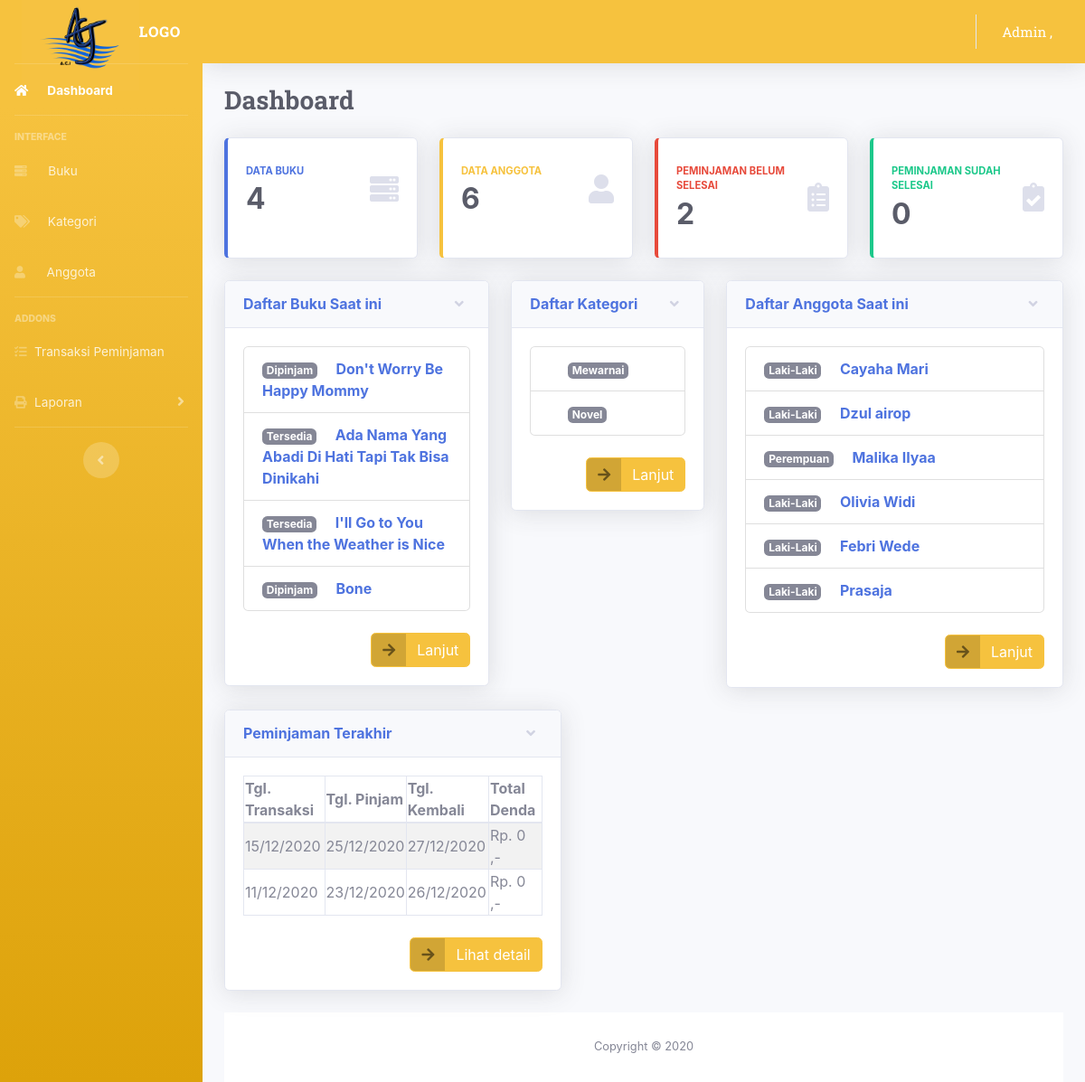
Screenshot of /index.php/admin with the database file from the repository.
### tables this page shows
CREATE TABLE `buku` (
  `id_buku` int(5) NOT NULL,
  `id_kategori` int(5) NOT NULL,
  `judul_buku` varchar(50) NOT NULL,
  `pengarang` varchar(35) NOT NULL,
  `thn_terbit` date NOT NULL,
  `penerbit` varchar(50) NOT NULL,
  `isbn` varchar(20) NOT NULL,
  `jumlah_buku` int(3) NOT NULL,
  `lokasi` enum('Rak 1','Rak 2','Rak 3') NOT NULL,
  `gambar` varchar(220) NOT NULL,
  `tgl_input` date NOT NULL,
  `status_buku` enum('1','0') NOT NULL
);

CREATE TABLE `kategori` (
  `id_kategori` int(15) NOT NULL,
  `nama_kategori` varchar(50) NOT NULL
);

CREATE TABLE `anggota` (
  `id_anggota` int(11) NOT NULL,
  `nama_anggota` varchar(50) NOT NULL,
  `gender` enum('Laki-Laki','Perempuan') NOT NULL,
  `no_telp` varchar(20) NOT NULL,
  `alamat` varchar(50) NOT NULL,
  `email` varchar(30) NOT NULL,
  `password` varchar(20) NOT NULL
);

CREATE TABLE `transaksi` (
  `id_pinjam` int(11) NOT NULL,
  `tgl_pencatatan` datetime NOT NULL,
  `id_anggota` int(4) NOT NULL,
  `id_buku` int(4) NOT NULL,
  `tgl_pinjam` date NOT NULL,
  `tgl_kembali` date NOT NULL,
  `denda` double NOT NULL,
  `tgl_pengembalian` date NOT NULL,
  `total_denda` double NOT NULL,
  `status_pengembalian` varchar(20) NOT NULL,
  `status_peminjaman` varchar(20) NOT NULL
);

### application/controllers/Admin.php (called while the page is built, shortened)
<?php
class Admin extends CI_Controller
{
function index(){
$data['transaksi'] = $this->db->query("select * from transaksi order by id_pinjam
desc limit 10")->result();
$data['anggota'] = $this->db->query("select * from anggota order by id_anggota
desc limit 10")->result();
$data['buku'] = $this->db->query("select * from buku order by id_buku desc
limit 10")->result();
$data['kategori'] = $this->db->query("select * from kategori order by id_kategori desc
limit 10")->result();
$this->load->view('admin/header');
$this->load->view('admin/index',$data);
$this->load->view('admin/footer');
}
}
?>

### index.php (called while the page is built, shortened)
<?php
require_once BASEPATH.'core/CodeIgniter.php';

### application/models/M_perpus.php (called while the page is built, shortened)
<?php
class M_perpus extends CI_model
{
	function edit_data($where,$table)
	{
		return $this->db->get_where($table,$where);
	}
	function get_data($table)
	{
		return $this->db->get($table);
	}
}
?>

### application/views/admin/index.php (the view, shortened to what this page needs)
        <div class="container-fluid">
          <div class="d-sm-flex align-items-center justify-content-between mb-4">
            <h1 class="h3 mb-0 font-weight-bold text-gray-800" style="font-family: 'Roboto Slab', serif;">Dashboard</h1>
          </div>
          <div class="row">
            <div class="col-xl-3 col-md-6 mb-4">
              <a href="<?php echo base_url().'admin/buku' ?>" style="text-decoration: none;">
              <div class="card border-left-primary shadow h-100 py-2">
                <div class="card-body">
                  <div class="row no-gutters align-items-center">
                    <div class="col mr-2">
                      <div class="text-xs font-weight-bold text-primary text-uppercase mb-1">DATA BUKU</div>
                      <div class="h2 mb-0 font-weight-bold text-gray-800"><?php echo $this->M_perpus->get_data('buku')->num_rows(); ?></div>
                    </div>
                    <div class="col-auto">
                      <i class="fas fa-server fa-2x text-gray-300"></i>
                    </div>
                  </div>
                </div>
              </div>
            </a>
            </div>
            <div class="col-xl-3 col-md-6 mb-4">
               <a href="<?php echo base_url().'admin/anggota' ?>" style="text-decoration: none;">
              <div class="card border-left-warning shadow h-100 py-2">
                <div class="card-body">
                  <div class="row no-gutters align-items-center">
                    <div class="col mr-2">
                      <div class="text-xs font-weight-bold text-warning text-uppercase mb-1">DATA ANGGOTA</div>
                      <div class="h2 mb-0 font-weight-bold text-gray-800"><?php echo $this->M_perpus->get_data('anggota')->num_rows(); ?></div>
                    </div>
                    <div class="col-auto">
                      <i class="fas fa-user fa-2x text-gray-300"></i>
                    </div>
                  </div>
                </div>
              </div>
            </a>
            </div>
            <div class="col-xl-3 col-md-6 mb-4">
               <a href="<?php echo base_url().'admin/peminjaman' ?>" style="text-decoration: none;">
              <div class="card border-left-danger shadow h-100 py-2">
                <div class="card-body">
                  <div class="row no-gutters align-items-center">
                    <div class="col mr-2">
                      <div class="text-xs font-weight-bold text-danger text-uppercase mb-1">Peminjaman belum selesai</div>
                      <div class="row no-gutters align-items-center">
                        <div class="col-auto">
                          <div class="h2 mb-0 mr-3 font-weight-bold text-gray-800"><?php echo $this->M_perpus->edit_data(array('status_peminjaman'=>0),'transaksi')->num_rows(); ?></div>
                        </div>
                      </div>
                    </div>
                    <div class="col-auto">
                      <i class="fas fa-clipboard-list fa-2x text-gray-300"></i>
                    </div>
                  </div>
                </div>
              </div>
            </a>
            </div>
            <div class="col-xl-3 col-md-6 mb-4">
               <a href="<?php echo base_url().'admin/transaksi_selesai' ?>" style="text-decoration: none;">
              <div class="card border-left-success shadow h-100 py-2">
                <div class="card-body">
                  <div class="row no-gutters align-items-center">
                    <div class="col mr-2">
                      <div class="text-xs font-weight-bold text-success text-uppercase mb-1">Peminjaman Sudah selesai</div>
                      <div class="h2 mb-0 font-weight-bold text-gray-800"><?php echo $this->M_perpus->edit_data(array('status_peminjaman'=>1),'transaksi')->num_rows(); ?></div>
                    </div>
                    <div class="col-auto">
                      <i class="fas fa-clipboard-check fa-2x text-gray-300"></i>
                    </div>
                  </div>
                </div>
              </div>
            </div>
          </div>
          <div class="row">
               <div class="col-lg-4">
              <div class="card shadow mb-4">
                <a href="#buku" class="d-block card-header py-3" data-toggle="collapse" role="button" aria-expanded="true" aria-controls="buku">
                  <h6 class="m-0 font-weight-bold text-primary">Daftar Buku Saat ini</h6>
                </a>
                <div class="collapse show" id="buku">
                  <div class="card-body">
                  <div class="panel-body">
                          <div class="list-group">
                            <?php foreach ($buku as $b) { ?>
                              <a href="#" class="list-group-item" style="text-decoration: none;">
                                <span class="badge badge-secondary"><?php if($b->status_buku==1){echo "Tersedia";} else{echo "Dipinjam";} ?></span>&emsp;
                                <span class="m-0 font-weight-bold text-primary"><?php echo $b->judul_buku; ?></span>
                              </a>
                            <?php } ?>
                          </div>
                          <br>
                          <div class="text-right">
                              <a href="<?php echo base_url().'admin/buku' ?>" class="btn btn-warning btn-icon-split">
                              <span class="icon text-black-50">
                                <i class="fas fa-arrow-right"></i>
                              </span>
                              <span class="text">Lanjut</span>
                            </a>
                          </div>
                  </div>
                </div>
              </div>
            </div>
          </div>
  <div class="col-lg-3">
              <div class="card shadow mb-4">
                <a href="#kategori" class="d-block card-header py-3" data-toggle="collapse" role="button" aria-expanded="true" aria-controls="kategori">
                  <h6 class="m-0 font-weight-bold text-primary">Daftar Kategori</h6>
                </a>
                <div class="collapse show" id="kategori">
                  <div class="card-body">
                  <div class="panel-body">
                              <div class="list-group">
                                <?php foreach ($kategori as $k) { ?>
                                  <a href="#" class="list-group-item" style="text-decoration: none;">
                                    <span class="badge badge-secondary"><?php echo $k->nama_kategori ?></span>
                                  </a>
                                <?php } ?>
                              </div>
                              <div class="text-right">
                                <br>
                                 <a href="<?php echo base_url().'admin/kategori' ?>" class="btn btn-warning btn-icon-split">
                              <span class="icon text-black-50">
                                <i class="fas fa-arrow-right"></i>
                              </span>
                              <span class="text">Lanjut</span>
                            </a>
                              </div>
                  </div>
                </div>
              </div>
            </div>
          </div>
               <div class="col-lg-5">
              <div class="card shadow mb-4">
                <a href="#anggota" class="d-block card-header py-3" data-toggle="collapse" role="button" aria-expanded="true" aria-controls="anggota">
                  <h6 class="m-0 font-weight-bold text-primary">Daftar Anggota Saat ini</h6>
                </a>
                <div class="collapse show" id="anggota">
                  <div class="card-body">
                  <div class="panel-body">
                              <div class="list-group">
                                <?php foreach ($anggota as $a) { ?>
                                  <a href="#" class="list-group-item" style="text-decoration: none;">
                                    <span class="badge badge-secondary"><?php echo $a->gender; ?></span>&emsp;
                                    <span class="m-0 font-weight-bold text-primary"><?php echo $a->nama_anggota; ?></span>
                                  </a>
                                <?php } ?>
                              </div>
                              <div class="text-right">
                                <br>
                                 <a href="<?php echo base_url().'admin/anggota' ?>" class="btn btn-warning btn-icon-split">
                              <span class="icon text-black-50">
                                <i class="fas fa-arrow-right"></i>
                              </span>
                              <span class="text">Lanjut </span>
                            </a>
                              </div>
                  </div>
                </div>
              </div>
            </div>
          </div>
               <div class="col-lg-5">
              <div class="card shadow mb-4">
                <a href="#peminjaman" class="d-block card-header py-3" data-toggle="collapse" role="button" aria-expanded="true" aria-controls="peminjaman">
                  <h6 class="m-0 font-weight-bold text-primary">Peminjaman Terakhir</h6>
                </a>
                <div class="collapse show" id="peminjaman">
                  <div class="card-body">
                <div class="panel-body">
                              <div class="table-responsive">
                                <table class="tabel table-bordered tablehover table-striped">
                                  <thead>
                                    <tr>
                                      <th>Tgl. Transaksi</th>
                                      <th>Tgl. Pinjam</th>
                                      <th>Tgl. Kembali</th>
                                      <th>Total Denda</th>
                                    </tr>
                                  </thead>
                                  <tbody>
                                    <?php
                                    foreach ($transaksi as $p) {
                                      ?>
                                      <tr>
                                        <td><?php echo date('d/m/Y',strtotime($p->tgl_pencatatan)); ?></td>
                                        <td><?php echo date('d/m/Y',strtotime($p->tgl_pinjam)); ?></td>
                                        <td><?php echo date('d/m/Y',strtotime($p->tgl_kembali)); ?></td>
                                        <td><?php echo "Rp. ".number_format($p->total_denda)." ,-"; ?></td>
                                      </tr>
                                    <?php } ?>
                                  </tbody>
                                </table>
                              </div>
                                    <div class="text-right">
                                      <br>
                                       <a href="<?php echo base_url().'admin/transaksi' ?>" class="btn btn-warning btn-icon-split">
                                        <span class="icon text-black-50">
                                          <i class="fas fa-arrow-right"></i>
                                        </span>
                                        <span class="text">Lihat detail </span>
                                      </a>
                                    </div>
                                  </div>
                </div>
              </div>
            </div>
          </div>
      </div>
</body>
</html>

### rows the page displays
buku: status_buku "Dipinjam", judul_buku "Don't Worry Be Happy Mommy"
buku: status_buku "Tersedia", judul_buku "Ada Nama Yang Abadi Di Hati Tapi Tak Bisa Dinikahi"
buku: status_buku "Tersedia", judul_buku "I'll Go to You When the Weather is Nice"
buku: status_buku "Dipinjam", judul_buku "Bone"
kategori: nama_kategori "Mewarnai"
kategori: nama_kategori "Novel"
anggota: gender "Laki-Laki", nama_anggota "Cayaha Mari"
anggota: gender "Laki-Laki", nama_anggota "Dzul airop"
anggota: gender "Perempuan", nama_anggota "Malika IIyaa"
anggota: gender "Laki-Laki", nama_anggota "Olivia Widi"
anggota: gender "Laki-Laki", nama_anggota "Febri Wede"
anggota: gender "Laki-Laki", nama_anggota "Prasaja"
transaksi: tgl_pencatatan "15/12/2020", tgl_pinjam "25/12/2020", tgl_kembali "27/12/2020", total_denda "0"
transaksi: tgl_pencatatan "11/12/2020", tgl_pinjam "23/12/2020", tgl_kembali "26/12/2020", total_denda "0"

### other values shown
$this->M_perpus->get_data('buku')->num_rows() "4"
$this->M_perpus->get_data('anggota')->num_rows() "6"
